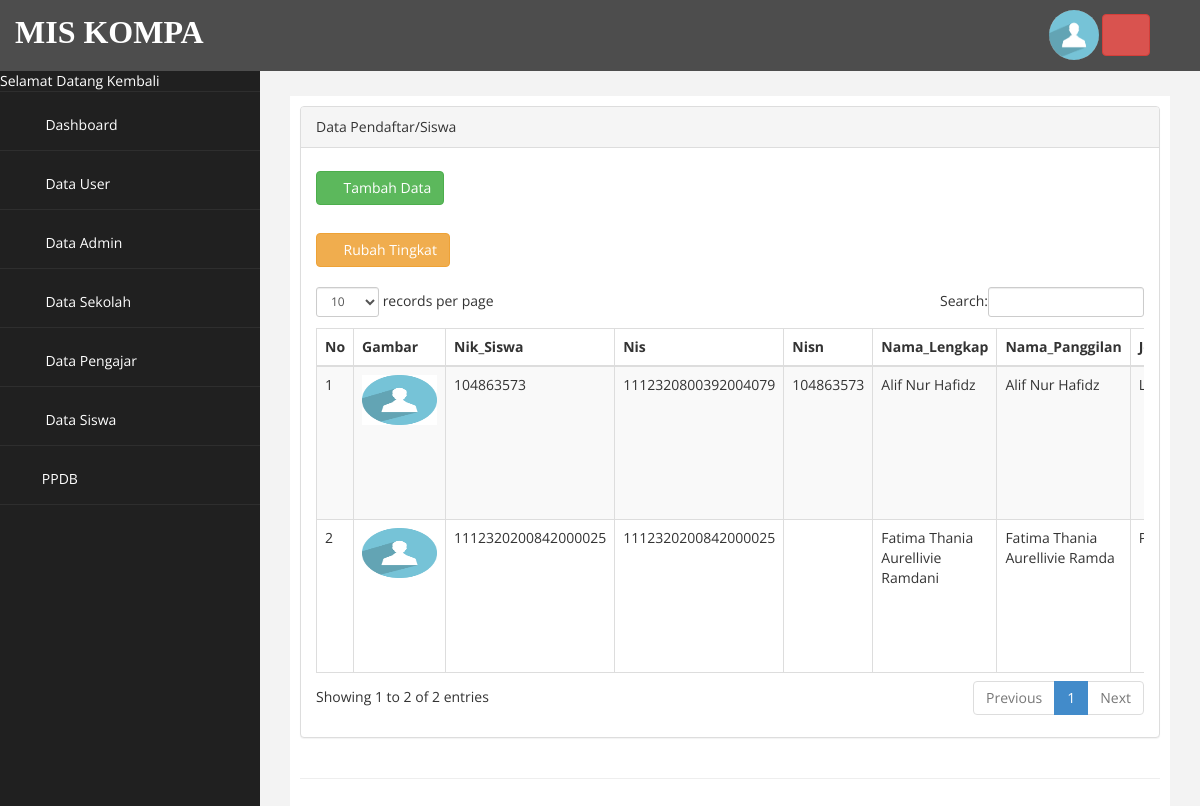
/admin.php?page=pendaftar (signed in), run on the app's committed database.
### tables this page shows
CREATE TABLE `user` (
  `UserName` varchar(30) NOT NULL,
  `Password` varchar(30) NOT NULL,
  `Level` enum('user','admin','admin1','pengajar','siswa') NOT NULL,
  `Pengguna` enum('user','default') NOT NULL,
  `akses` varchar(25) NOT NULL,
  `Waktu` datetime NOT NULL DEFAULT CURRENT_TIMESTAMP ON UPDATE CURRENT_TIMESTAMP,
  `Fhoto` varchar(225) NOT NULL
);

CREATE TABLE `siswa` (
  `Nik_Siswa` varchar(30) NOT NULL,
  `Nis` varchar(30) NOT NULL,
  `Nisn` varchar(30) NOT NULL,
  `Nama_Lengkap` varchar(100) NOT NULL,
  `Nama_Panggilan` varchar(30) NOT NULL,
  `Jenis_Kelamin` varchar(5) NOT NULL,
  `Tempat_Lahir` varchar(100) NOT NULL,
  `Tanggal_Lahir` varchar(30) NOT NULL,
  `Agama` varchar(50) NOT NULL,
  `Kewarganegaraan` varchar(30) NOT NULL,
  `Anak_Ke` varchar(5) NOT NULL,
  `Banyak_Saudara_Kandung` varchar(5) NOT NULL,
  `Banyak_Saudara_Tiri` varchar(5) NOT NULL,
  `Banyak_Saudara_Angkat` varchar(5) NOT NULL,
  `Bahasa_Sehari_Hari` varchar(50) NOT NULL,
  `Berat_Badan` varchar(5) NOT NULL,
  `Tinggi_Badan` varchar(5) NOT NULL,
  `Golongan_Darah` varchar(5) NOT NULL,
  `Penyakit_Yang_Pernah_Diderita` text NOT NULL,
  `Tinggal_Bersama` varchar(150) NOT NULL,
  `Jarak_Rumah_Ke_Sekolah` varchar(30) NOT NULL,
  `Alamat_Rumah` text NOT NULL,
  `Status_Siswa` varchar(50) NOT NULL,
  `Kelas` varchar(30) NOT NULL,
  `Tanggal_Mendaftar` varchar(30) NOT NULL,
  `TA` varchar(5) NOT NULL,
  `No_Pendaftaran` varchar(50) NOT NULL,
  `Tanggal_Diperbarui` datetime NOT NULL DEFAULT CURRENT_TIMESTAMP ON UPDATE CURRENT_TIMESTAMP
);

### page/pendaftar/index.php (the view, shortened to what this page needs)
<div class="row">
<div class="col-md-12">
<div class="panel panel-default">
    <div class="panel-heading">
         Data Pendaftar/Siswa
    </div>
    <div class="panel-body">
        <div class="table-responsive">
            <div>
                <a href="?page=pendaftar&aksi=tambah" class="btn btn-success" style="margin-top: 8px;"><i class="fa fa-plus"></i> Tambah Data</a>
            </div><br>
            <div>
                <a href="?page=pendaftar&aksi=rubah_tingkat" class="btn btn-warning" style="margin-top: 8px;"><i class="fa fa-edit"></i> Rubah Tingkat</a>
            </div><br>
            <table class="table table-striped table-bordered table-hover" id="dataTables-example">
                <thead>
                    <tr><th>No</th>
                        <th>Gambar</th>
                        <th>Nik_Siswa</th>
                        <th>Nis</th>
                        <th>Nisn</th>
                        <th>Nama_Lengkap</th>
                        <th>Nama_Panggilan</th>
                        <th>Jenis_Kelamin</th>
                    </tr>
                </thead>
                <tbody>
                    <?php
                        $no = 1;
                        $sql = $koneksi->query("select * from siswa where Status_Siswa='baru'");
                        while ($data= $sql->fetch_assoc()) {
                    ?>
                    <tr>
                        <td><?php echo $no++; ?></td>
                        <?php
                        $kunci=$data['Nik_Siswa'];
                            $sql1 = $koneksi->query("select * from user where UserName='$kunci' ");
                            while ($data1= $sql1->fetch_assoc())
                                {  ?>
                                    <td><a href="gambar/user/<?php echo  $data1['Fhoto'];?>"> <img src="gambar/user/<?php echo  $data1['Fhoto'];?>" width="75" height="50"></a> </td>
                        <?php } ?>
                        <td><?php echo $data['Nik_Siswa'];?></td>
                        <td><?php echo $data['Nis'];?></td>
                        <td><?php echo $data['Nisn'];?></td>
                        <td><?php echo $data['Nama_Lengkap'];?></td>
                        <td><?php echo $data['Nama_Panggilan'];?></td>
                        <td><?php echo $data['Jenis_Kelamin'];?></td>
                    </tr>
                    <?php  } ?>
                </tbody>
                </table>
              </div>
    </div>
 </div>
</div>
</div>

### admin.php (shortened to what this page needs)
<?php
    include "koneksi.php";
    include "kepala.php";
    if($_SESSION['admin'] || $_SESSION['user']){
        $_Akun=$_SESSION['user'];
      $akun=mysqli_fetch_array(mysqli_query($koneksi,"select * from `user` where `UserName` ='$_Akun'"));
      $biodata=mysqli_fetch_array(mysqli_query($koneksi,"select * from `pengajar` where `Nik_Pengajar` ='$_Akun'"));
?>
<body>
    <div id="wrapper">
        <nav class="navbar navbar-default navbar-cls-top " role="navigation" style="margin-bottom: 0">
                <label><font color="white" face="arrial" size="6" style="
padding: 10px 5px 5px 15px;
float: right;">MIS KOMPA</font></label>
  <div style="
padding: 10px 50px 5px 50px;
float: right;">
                        <a href="?page=akun&id=<?=$_Akun?>" title="Akun"><img style="border-radius: 200px; " width="50px" src="gambar/user/<?=$akun['Fhoto']?>" alt="Pengguna"></a>
                        <a onclick="return confirm('yakin ingin meninggalkan halaman ini?')" href="logout.php" class="btn btn-danger" title="Keluar"><i class="fa fa-power-off fa-2x"></i></a>
                        </div>
        </nav>
                <nav class="navbar-default navbar-side" role="navigation">
            <div class="sidebar-collapse">
                <ul class="nav" id="main-menu">
                    <li><font color="white"> Selamat Datang Kembali <strong><?= $biodata['Nama_Pengajar'] ?></strong> </font></li>
                    <li>
                        <a  href="?page="><i class="fa fa-home fa-2x"></i> Dashboard</a>
                    </li>
                    <li>
                        <a  href="?page=user"><i class="fa fa-users fa-2x"></i> Data User</a>
                    </li>
                    <li>
                        <a  href="?page=admin"><i class="fa fa-user fa-2x"></i> Data Admin</a>
                    </li>
                    <li>
                        <a href="#"><i class="fa fa-laptop fa-2x"></i> Data Sekolah<span class="fa arrow"></span></a>
                     </li>
                    <li>
                        <a  href="?page=pengajar"><i class="fa fa-laptop fa-2x"></i></i> Data Pengajar</a>
                    </li>
                    <li>
                        <a href="#"><i class="fa fa-laptop fa-2x"></i> Data Siswa<span class="fa arrow"></span></a>
                     </li>
                    <li>
                        <a href="#"><i class="fa fa-laptop fa-2x"></i>PPDB<span class="fa arrow"></span></a>
                     </li>
                </ul>
            </div>
        </nav>
        <div id="page-wrapper" >
            <div id="page-inner">
                <div class="row">
                    <div class="col-md-12">
                     	<?php
                     		$page = $_GET['page'];
                     		$aksi = $_GET['aksi'];
                     		if ($page=="")
                              {
                                include "home.php";
                              }
                        elseif ($page == "pendaftar" )
                              {
                                if ($aksi == "") {
                                    include "page/pendaftar/index.php";
                                }elseif ($aksi == "tambah") {
                                    include "page/pendaftar/tambah.php";
                                }elseif ($aksi == "ubah") {
                                    include "page/pendaftar/ubah.php";
                                }elseif ($aksi == "hapus") {
                                    include "page/pendaftar/hapus.php";
                                }elseif ($aksi == "detail") {
                                    include "page/pendaftar/detail.php";
                                }elseif ($aksi == "tambah_kelengkapan") {
                                    include "page/pendaftar/tambah_kelengkapan.php";
                                }elseif ($aksi == "hapus_kelengkapan") {
                                    include "page/pendaftar/hapus_kelengkapan.php";
                                }elseif ($aksi == "rubah_akun") {
                                    include "page/pendaftar/rubah_akun.php";
                                }elseif ($aksi == "rubah_tingkat") {
                                    include "page/pendaftar/rubah_tingkat.php";
                                }elseif ($aksi == "rubah_tingkat1") {
                                    include "page/pendaftar/rubah_tingkat1.php";
                                }
                              }
                     	?>
                    </div>
                </div>
                 <hr />
    </div>
            </div>
        </div>
<?php
    include "kaki.php";
    }else{
        header("location:login.php");
    }
?>

### assets/css/custom.css (style rules this page uses)
body { font-family: 'Open Sans', sans-serif; }
#wrapper { width: 100%; background:#202020; }
#page-wrapper { padding: 15px 15px; min-height: 600px; background:#F3F3F3; }
#page-inner { width:100%; margin:10px 20px 10px 0px; background-color:#fff!important; padding:10px; min-height:1200px; }
.arrow { float: right; }
.fa.arrow:before { content: "\f104"; }
.sidebar-collapse , .sidebar-collapse .nav { background:none; }
.sidebar-collapse .nav { padding:0; }
.sidebar-collapse .nav > li > a { color:#fff; background:#202020; text-shadow:none; }
.sidebar-collapse > .nav > li > a { padding:15px 10px; }
.sidebar-collapse > .nav > li { border-bottom: 1px solid rgba(107, 108, 109, 0.19); }
.navbar-side { border:none; background-color: #202020; }
.navbar-cls-top { background:#4D4D4D; border-bottom:none; }
.navbar-default { border:0px solid black; }
.nav > li > a > i { margin-right:10px; }
@media (min-width:768px) { #page-wrapper { margin: 0 0 0 260px; padding: 15px 30px; min-height: 1200px; } }
@media (min-width:768px) { .navbar-side { z-index: 1; position: absolute; width: 260px; } }
@media (min-width:768px) { .navbar { border-radius: 0px; } }

### data on the page
user: Fhoto (placeholder picture)
siswa: Nik_Siswa "104863573", Nis "1112320800392004079", Nisn "104863573", Nama_Lengkap "Alif Nur Hafidz", Nama_Panggilan "Alif Nur Hafidz"
user: Fhoto (placeholder picture)
siswa: Nik_Siswa "1112320200842000025", Nis "1112320200842000025", Nama_Lengkap "Fatima Thania Aurellivie Ramdani", Nama_Panggilan "Fatima Thania Aurellivie Ramda"
user: Fhoto (placeholder picture)
